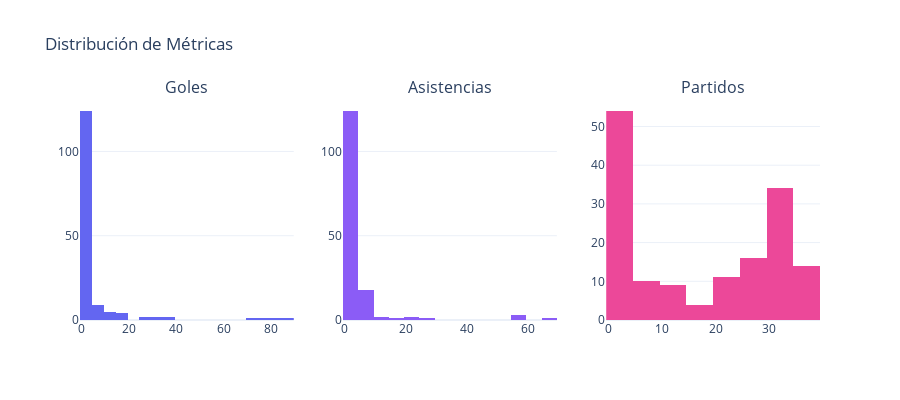

Notebook code cell kept with this figure:
### Code cell
# Distribución de Goles, Asistencias y Partidos
fig = make_subplots(rows=1, cols=3, subplot_titles=['Goles', 'Asistencias', 'Partidos'])

fig.add_trace(go.Histogram(x=df['Gls'], marker_color='#6366f1', name='Gls'), row=1, col=1)
fig.add_trace(go.Histogram(x=df['Ast'], marker_color='#8b5cf6', name='Ast'), row=1, col=2)
fig.add_trace(go.Histogram(x=df['MP'], marker_color='#ec4899', name='MP'), row=1, col=3)

fig.update_layout(height=400, showlegend=False, title='Distribución de Métricas', template='plotly_white')
fig.show()

### Figure 1 — Plotly figure (JSON) as saved in the notebook; plotly's stock layout.template omitted (floating-point values rounded to 4 significant figures; data arrays with more than 128 entries replaced by an {"elided": "..."} marker saying what was removed)
{"data": [{"marker": {"color": "#6366f1"}, "name": "Gls", "type": "histogram", "x": {"elided": "152 float values"}, "xaxis": "x", "yaxis": "y"}, {"marker": {"color": "#8b5cf6"}, "name": "Ast", "type": "histogram", "x": {"elided": "152 float values"}, "xaxis": "x2", "yaxis": "y2"}, {"marker": {"color": "#ec4899"}, "name": "MP", "type": "histogram", "x": {"elided": "152 int values"}, "xaxis": "x3", "yaxis": "y3"}], "layout": {"annotations": [{"font": {"size": 16}, "showarrow": false, "text": "Goles", "x": 0.1444, "xanchor": "center", "xref": "paper", "y": 1, "yanchor": "bottom", "yref": "paper"}, {"font": {"size": 16}, "showarrow": false, "text": "Asistencias", "x": 0.5, "xanchor": "center", "xref": "paper", "y": 1, "yanchor": "bottom", "yref": "paper"}, {"font": {"size": 16}, "showarrow": false, "text": "Partidos", "x": 0.8556, "xanchor": "center", "xref": "paper", "y": 1, "yanchor": "bottom", "yref": "paper"}], "height": 400, "showlegend": false, "title": {"text": "Distribución de Métricas"}, "xaxis": {"anchor": "y", "domain": [0, 0.2889]}, "xaxis2": {"anchor": "y2", "domain": [0.3556, 0.6444]}, "xaxis3": {"anchor": "y3", "domain": [0.7111, 1]}, "yaxis": {"anchor": "x", "domain": [0, 1]}, "yaxis2": {"anchor": "x2", "domain": [0, 1]}, "yaxis3": {"anchor": "x3", "domain": [0, 1]}}}
